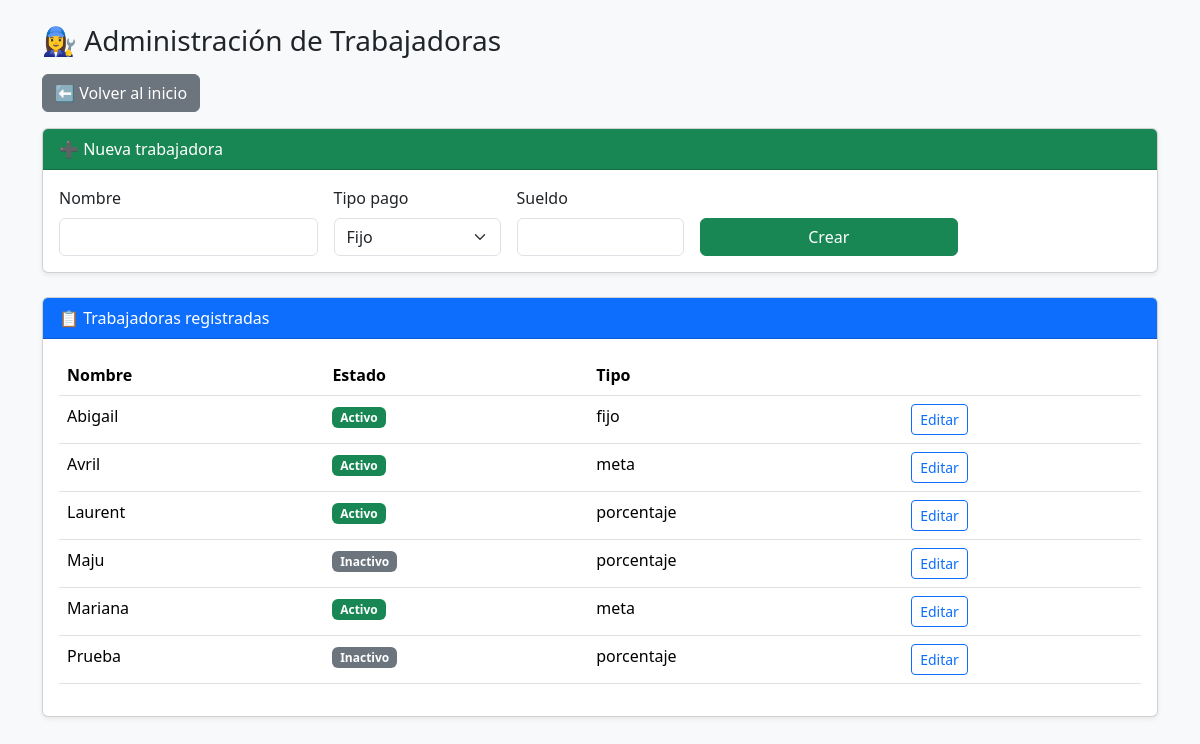
Screenshot of /admin/trabajadoras (signed in) with the database file from the repository.
### app.py (models this page shows)
class Trabajadora(db.Model):
    id = db.Column(db.Integer, primary_key=True)
    nombre = db.Column(db.String(100))
    tipo_pago = db.Column(db.String(20))
    sueldo_base = db.Column(db.Float, default=0)
    comision = db.Column(db.Float, default=0)
    meta_1 = db.Column(db.Float, default=0)
    comision_meta_1 = db.Column(db.Float, default=0)
    meta_2 = db.Column(db.Float, default=0)
    comision_meta_2 = db.Column(db.Float, default=0)
    activo = db.Column(db.Boolean, default=True)
    from datetime import time
    hora_semana = db.Column(db.Time, default=time(10,0))
    hora_sabado = db.Column(db.Time, default=time(10,0))

### app.py (the view, shortened to what this page needs)
@app.route("/admin/trabajadoras", methods=["GET","POST"])
def admin_trabajadoras():
    if session.get("rol") != "admin":
        return redirect("/")
    from datetime import datetime, time
    import math
    accion = request.form.get("accion")
    edit_id = request.args.get("edit")
    t_edit = Trabajadora.query.get(edit_id) if edit_id else None
    lista = Trabajadora.query.order_by(Trabajadora.nombre).all()
    return render_template(
        "admin_trabajadoras.html",
        trabajadoras=lista,
        t_edit=t_edit
    )

### templates/admin_trabajadoras.html (shortened to what this page needs)
<!DOCTYPE html>
<html>
<head>
<link href="https://cdn.jsdelivr.net/npm/bootstrap@5.3.2/dist/css/bootstrap.min.css" rel="stylesheet">
</head>
<body class="bg-light">
<div class="container mt-4">
<h3 class="mb-3">👩‍🔧 Administración de Trabajadoras</h3>
<a href="/" class="btn btn-secondary mb-3">
⬅ Volver al inicio
</a>
<div class="card shadow-sm mb-4">
<div class="card-header bg-success text-white">
➕ Nueva trabajadora
</div>
<div class="card-body">
<form method="POST" class="row g-3">
<div class="col-md-3">
<label class="form-label">Nombre</label>
<input class="form-control" name="nombre" required>
</div>
<div class="col-md-2">
<label class="form-label">Tipo pago</label>
<select class="form-select" name="tipo_pago" id="tipo_pago">
<option value="fijo">Fijo</option>
</select>
</div>
<div class="col-md-2" id="grupo_sueldo">
<label class="form-label">Sueldo</label>
<input class="form-control" name="sueldo_base">
</div>
<div class="col-md-3 d-flex align-items-end">
<button class="btn btn-success w-100">Crear</button>
</div>
</form>
</div>
</div>
<div class="card shadow-sm">
<div class="card-header bg-primary text-white">
📋 Trabajadoras registradas
</div>
<div class="card-body">
<table class="table table-hover">
<tr>
<th>Nombre</th>
<th>Estado</th>
<th>Tipo</th>
<th></th>
</tr>
{% for t in trabajadoras %}
<tr {% if t_edit and t.id==t_edit.id %}class="table-warning"{% endif %}>
<td>{{ t.nombre }}</td>
<td>
{% if t.activo %}
<span class="badge bg-success">Activo</span>
{% else %}
<span class="badge bg-secondary">Inactivo</span>
{% endif %}
</td>
<td>{{ t.tipo_pago }}</td>
<td>
<a href="/admin/trabajadoras?edit={{ t.id }}" class="btn btn-sm btn-outline-primary">
Editar
</a>
</td>
</tr>
{% endfor %}
</table>
</div>
</div>
</div>
</body>
</html>

### rows the page displays
Trabajadora: nombre "Abigail", activo "Activo", tipo_pago "fijo"
Trabajadora: nombre "Avril", activo "Activo", tipo_pago "meta"
Trabajadora: nombre "Laurent", activo "Activo", tipo_pago "porcentaje"
Trabajadora: nombre "Maju", activo "Inactivo", tipo_pago "porcentaje"
Trabajadora: nombre "Mariana", activo "Activo", tipo_pago "meta"
Trabajadora: nombre "Prueba", activo "Inactivo", tipo_pago "porcentaje"
